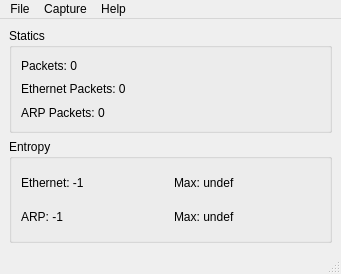
<?xml version="1.0" encoding="UTF-8"?>
<ui version="4.0">
 <class>MainWindow</class>
 <widget class="QMainWindow" name="MainWindow">
  <property name="geometry">
   <rect>
    <x>0</x>
    <y>0</y>
    <width>341</width>
    <height>274</height>
   </rect>
  </property>
  <property name="windowTitle">
   <string>Sniffer</string>
  </property>
  <widget class="QWidget" name="centralwidget">
   <layout class="QVBoxLayout" name="verticalLayout_4">
    <item>
     <widget class="QGroupBox" name="staticsBox">
      <property name="title">
       <string>Statics</string>
      </property>
      <property name="flat">
       <bool>false</bool>
      </property>
      <layout class="QVBoxLayout" name="verticalLayout">
       <item>
        <widget class="QLabel" name="packetsLabel">
         <property name="text">
          <string>Packets: 0</string>
         </property>
        </widget>
       </item>
       <item>
        <widget class="QLabel" name="ethPacketsLabel">
         <property name="text">
          <string>Ethernet Packets: 0</string>
         </property>
        </widget>
       </item>
       <item>
        <widget class="QLabel" name="arpPacketsLabel">
         <property name="text">
          <string>ARP Packets: 0</string>
         </property>
        </widget>
       </item>
      </layout>
     </widget>
    </item>
    <item>
     <widget class="QGroupBox" name="entropyBox">
      <property name="title">
       <string>Entropy</string>
      </property>
      <property name="flat">
       <bool>false</bool>
      </property>
      <layout class="QHBoxLayout" name="horizontalLayout">
       <item>
        <layout class="QVBoxLayout" name="verticalLayout_3">
         <item>
          <widget class="QLabel" name="ethEntropyLabel">
           <property name="text">
            <string>Ethernet: -1</string>
           </property>
          </widget>
         </item>
         <item>
          <widget class="QLabel" name="arpEntropyLabel">
           <property name="text">
            <string>ARP: -1</string>
           </property>
          </widget>
         </item>
        </layout>
       </item>
       <item>
        <layout class="QVBoxLayout" name="verticalLayout_2">
         <item>
          <widget class="QLabel" name="maxEthEntropyLabel">
           <property name="text">
            <string>Max: undef</string>
           </property>
          </widget>
         </item>
         <item>
          <widget class="QLabel" name="maxArpEntropyLabel">
           <property name="text">
            <string>Max: undef</string>
           </property>
          </widget>
         </item>
        </layout>
       </item>
      </layout>
     </widget>
    </item>
   </layout>
  </widget>
  <widget class="QMenuBar" name="menubar">
   <property name="geometry">
    <rect>
     <x>0</x>
     <y>0</y>
     <width>341</width>
     <height>27</height>
    </rect>
   </property>
   <widget class="QMenu" name="menuFile">
    <property name="title">
     <string>File</string>
    </property>
    <addaction name="actionSaveCapture"/>
    <addaction name="actionSaveEntropy"/>
    <addaction name="separator"/>
    <addaction name="actionQuit"/>
   </widget>
   <widget class="QMenu" name="menuCatuper">
    <property name="title">
     <string>Capture</string>
    </property>
    <addaction name="actionInterval"/>
    <addaction name="actionStart"/>
    <addaction name="actionStop"/>
    <addaction name="actionReset"/>
   </widget>
   <widget class="QMenu" name="menuHelp">
    <property name="title">
     <string>Help</string>
    </property>
    <addaction name="actionAbout"/>
   </widget>
   <addaction name="menuFile"/>
   <addaction name="menuCatuper"/>
   <addaction name="menuHelp"/>
  </widget>
  <widget class="QStatusBar" name="statusbar"/>
  <action name="actionQuit">
   <property name="text">
    <string>Quit</string>
   </property>
  </action>
  <action name="actionStart">
   <property name="text">
    <string>Start</string>
   </property>
  </action>
  <action name="actionAbout">
   <property name="text">
    <string>About</string>
   </property>
  </action>
  <action name="actionStop">
   <property name="enabled">
    <bool>false</bool>
   </property>
   <property name="text">
    <string>Stop</string>
   </property>
  </action>
  <action name="actionReset">
   <property name="text">
    <string>Reset</string>
   </property>
  </action>
  <action name="actionInterval">
   <property name="text">
    <string>Interval</string>
   </property>
  </action>
  <action name="actionSaveCapture">
   <property name="text">
    <string>Save Capture</string>
   </property>
  </action>
  <action name="actionSaveEntropy">
   <property name="text">
    <string>Save Entropy</string>
   </property>
  </action>
 </widget>
 <resources/>
 <connections/>
</ui>
